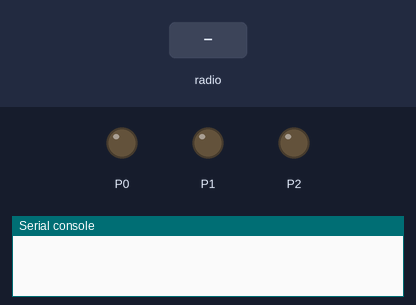
A program run on a simulated BBC micro:bit (MakeCode). On the bench: output pins drawn as LEDs (lit = HIGH), the last lines printed to the serial console. The test bench sets the inputs (shaded band). No radio messages arrive unless stated (any console line starting 'radio sent:' is added by the test bench).

Above: at 1.2 s.
1.3 s: radio message "1" arrives
At 2.1 s:
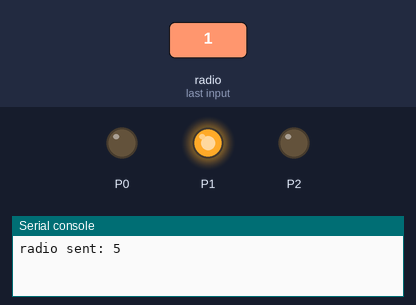
At 3.4 s:
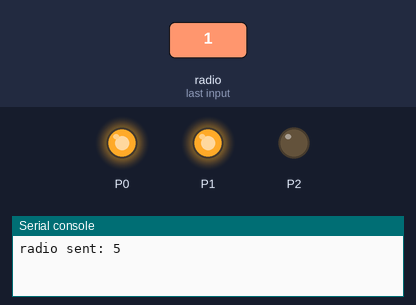
3.8 s: radio message "2" arrives
Timing chart, 0 to 6.8 s (numbered marks = the images above; inputs shaded):
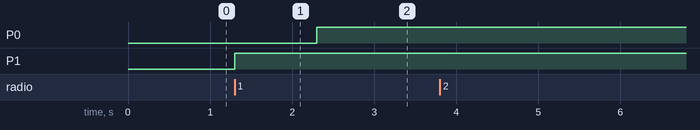

Measured:
- after the input at 1.3 s, P0: LOW → HIGH after 1.0 s; P1: LOW → HIGH at once

The program:

main.ts
```typescript
radio.onReceivedNumber(function (receivedNumber) {
    if (receivedNumber == 1) {
        radio.sendNumber(5)
        pins.digitalWritePin(DigitalPin.P0, 0)
        pins.digitalWritePin(DigitalPin.P1, 1)
        pins.digitalWritePin(DigitalPin.P2, 0)
        basic.pause(1000)
        pins.digitalWritePin(DigitalPin.P0, 0)
        pins.digitalWritePin(DigitalPin.P0, 0)
        pins.digitalWritePin(DigitalPin.P0, 1)
    } else if (receivedNumber == 2) {
        radio.sendNumber(6)
    }
})
radio.setGroup(22)
```

test.ts
```typescript
// testene settes inn her; disse vil ikke kompilert så lenge denne pakken blir brukt som en utvidelse.
```
